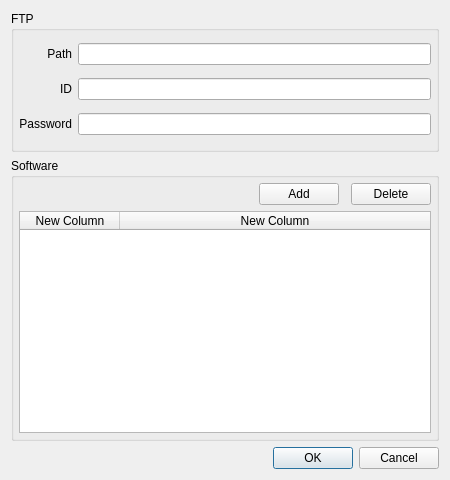
<?xml version="1.0" encoding="UTF-8"?>
<ui version="4.0">
 <class>Dialog</class>
 <widget class="QDialog" name="Dialog">
  <property name="geometry">
   <rect>
    <x>0</x>
    <y>0</y>
    <width>450</width>
    <height>480</height>
   </rect>
  </property>
  <property name="windowTitle">
   <string>Dialog</string>
  </property>
  <layout class="QGridLayout" name="gridLayout">
   <item row="1" column="0">
    <widget class="QDialogButtonBox" name="buttonBox">
     <property name="orientation">
      <enum>Qt::Horizontal</enum>
     </property>
     <property name="standardButtons">
      <set>QDialogButtonBox::Cancel|QDialogButtonBox::Ok</set>
     </property>
    </widget>
   </item>
   <item row="0" column="0">
    <layout class="QGridLayout" name="gridLayout_2" rowstretch="1,2,0" rowminimumheight="0,0,0">
     <item row="0" column="0">
      <widget class="QGroupBox" name="groupBox">
       <property name="title">
        <string>FTP</string>
       </property>
       <layout class="QGridLayout" name="gridLayout_4">
        <property name="margin">
         <number>5</number>
        </property>
        <item row="0" column="0">
         <widget class="QLabel" name="label">
          <property name="text">
           <string>Path</string>
          </property>
          <property name="alignment">
           <set>Qt::AlignRight|Qt::AlignTrailing|Qt::AlignVCenter</set>
          </property>
         </widget>
        </item>
        <item row="2" column="3">
         <widget class="QLineEdit" name="ftpPwdLine"/>
        </item>
        <item row="1" column="0">
         <widget class="QLabel" name="label_2">
          <property name="text">
           <string>ID</string>
          </property>
          <property name="alignment">
           <set>Qt::AlignRight|Qt::AlignTrailing|Qt::AlignVCenter</set>
          </property>
         </widget>
        </item>
        <item row="2" column="0">
         <widget class="QLabel" name="label_3">
          <property name="text">
           <string>Password</string>
          </property>
          <property name="alignment">
           <set>Qt::AlignRight|Qt::AlignTrailing|Qt::AlignVCenter</set>
          </property>
         </widget>
        </item>
        <item row="1" column="3">
         <widget class="QLineEdit" name="ftpIDLine"/>
        </item>
        <item row="0" column="3">
         <widget class="QLineEdit" name="ftpPathLine"/>
        </item>
       </layout>
      </widget>
     </item>
     <item row="1" column="0">
      <widget class="QGroupBox" name="groupBox_2">
       <property name="title">
        <string>Software</string>
       </property>
       <layout class="QGridLayout" name="gridLayout_3">
        <property name="margin">
         <number>5</number>
        </property>
        <item row="0" column="1">
         <widget class="QPushButton" name="softAddBtn">
          <property name="text">
           <string>Add</string>
          </property>
         </widget>
        </item>
        <item row="0" column="0">
         <spacer name="horizontalSpacer">
          <property name="orientation">
           <enum>Qt::Horizontal</enum>
          </property>
          <property name="sizeHint" stdset="0">
           <size>
            <width>40</width>
            <height>20</height>
           </size>
          </property>
         </spacer>
        </item>
        <item row="1" column="0" colspan="4">
         <widget class="QTableWidget" name="softTable">
          <property name="editTriggers">
           <set>QAbstractItemView::NoEditTriggers</set>
          </property>
          <property name="selectionBehavior">
           <enum>QAbstractItemView::SelectRows</enum>
          </property>
          <property name="wordWrap">
           <bool>false</bool>
          </property>
          <attribute name="horizontalHeaderStretchLastSection">
           <bool>true</bool>
          </attribute>
          <attribute name="verticalHeaderVisible">
           <bool>false</bool>
          </attribute>
          <column>
           <property name="text">
            <string>New Column</string>
           </property>
          </column>
          <column>
           <property name="text">
            <string>New Column</string>
           </property>
          </column>
         </widget>
        </item>
        <item row="0" column="3">
         <widget class="QPushButton" name="softDelBtn">
          <property name="text">
           <string>Delete</string>
          </property>
         </widget>
        </item>
       </layout>
      </widget>
     </item>
    </layout>
   </item>
  </layout>
 </widget>
 <resources/>
 <connections>
  <connection>
   <sender>buttonBox</sender>
   <signal>accepted()</signal>
   <receiver>Dialog</receiver>
   <slot>accept()</slot>
   <hints>
    <hint type="sourcelabel">
     <x>248</x>
     <y>254</y>
    </hint>
    <hint type="destinationlabel">
     <x>157</x>
     <y>274</y>
    </hint>
   </hints>
  </connection>
  <connection>
   <sender>buttonBox</sender>
   <signal>rejected()</signal>
   <receiver>Dialog</receiver>
   <slot>reject()</slot>
   <hints>
    <hint type="sourcelabel">
     <x>316</x>
     <y>260</y>
    </hint>
    <hint type="destinationlabel">
     <x>286</x>
     <y>274</y>
    </hint>
   </hints>
  </connection>
 </connections>
</ui>
